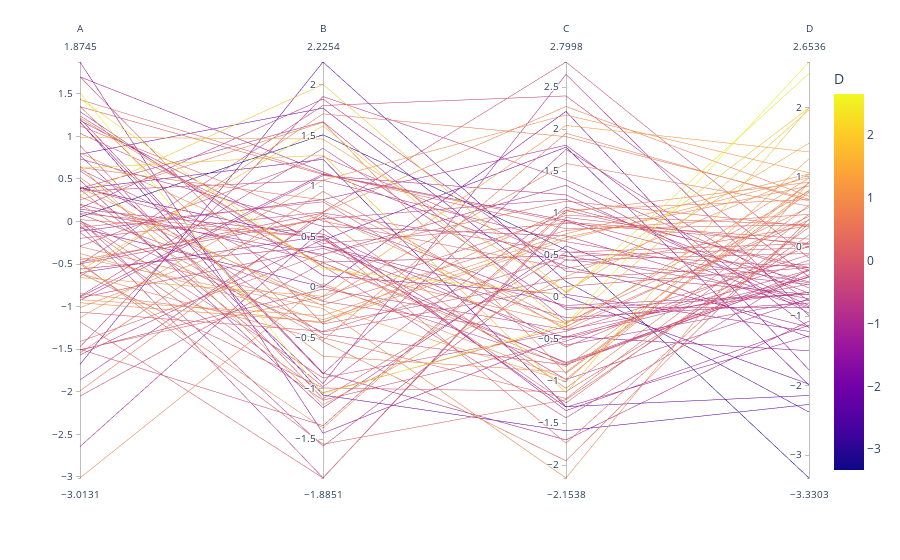

Notebook code for this chart:
### Code cell
px.parallel_coordinates(df,color='D')
